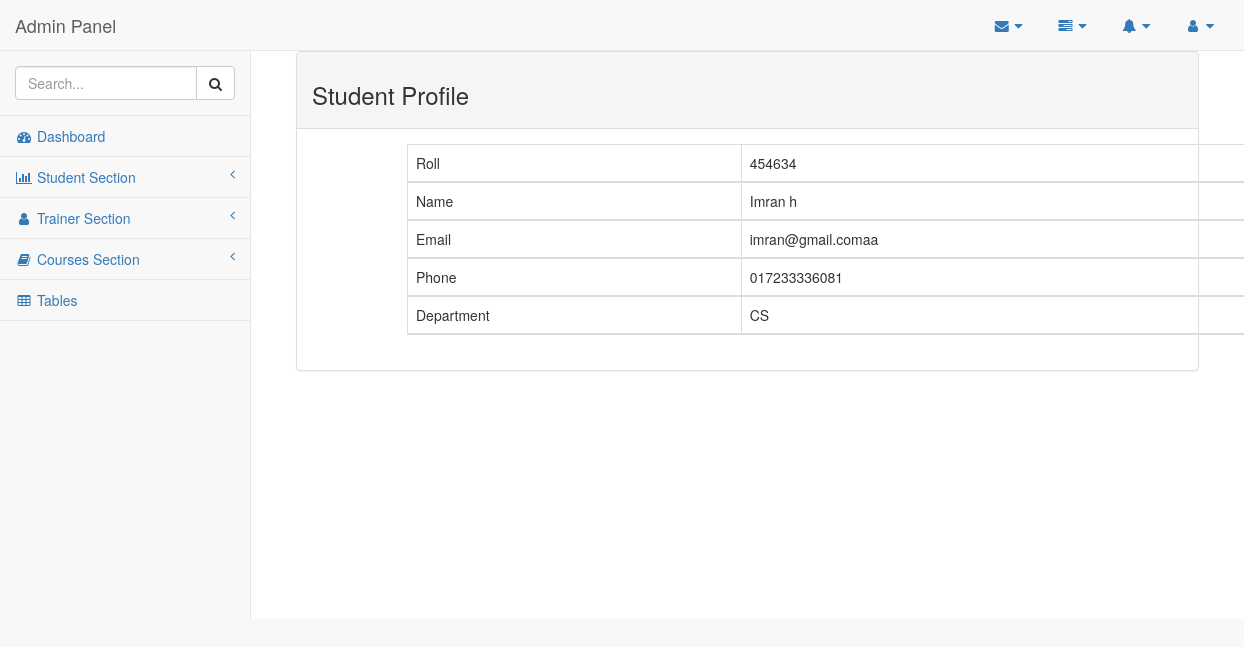
Page /view/admin/student/view.php?id=11 on the committed database.
### tables this page shows
CREATE TABLE `student_info` (
  `id` int(11) NOT NULL,
  `roll` int(11) NOT NULL,
  `name` varchar(255) NOT NULL,
  `email` varchar(255) NOT NULL,
  `phone` varchar(255) NOT NULL,
  `department` varchar(255) NOT NULL
);

### src/connection.php (called while the page is built, shortened)
<?php
class Connection{
    private $user = 'root';
    private $pass = '';
    public function __construct(){
        try{
            $this->con = new PDO('mysql:host=localhost;dbname=project_01',$this->user,$this->pass);
        }
        catch (PDOException $e){
            print "ERROR!:" . $e->getMessage() . "<br>";
            die();
        }
    }
}
?>

### src/admin/student/student.php (called while the page is built, shortened)
<?php
class Student extends Connection{
    public function view($id){
        try {
            $query = ("SELECT * FROM `student_info` WHERE id = :id");
            $stmt = $this->con->prepare($query);
            $stmt->bindValue(':id', $id, PDO::PARAM_INT);
            $stmt->execute();
            return $stmt->fetch(PDO::FETCH_ASSOC);
        }
        catch (PDOException $e){
            print "Error!: " . $e->getMessage() . "<br>";
            die();
        }
    }
}
?>

### view/admin/student/view.php (the view, shortened to what this page needs)
<?php
include_once '../includes/header.php';
$student = new App\admin\Student\student();
$data = $student->view($_GET['id']);
?>
<div id="page-wrapper">
    <div class="container-fluid">
        <div class="row">
            <div class="col-md-12">
                <div class="panel panel-default">
                    <div class="panel-heading">
                        <h3>Student Profile</h3>
                    </div>
                    <div class="panel-body">
                        <table width="80%" style="margin-left:95px;" class="table table-striped table-bordered table-hover" id="dataTables-example">
                            <thead class="aaa">
                                <tr>
                                    <td>Roll</td>
                                    <td>
                                        <?php echo $data['roll']; ?>
                                    </td>
                                </tr>
                                <tr>
                                    <td>Name</td>
                                    <td>
                                        <?php echo $data['name']; ?>
                                    </td>
                                </tr>
                                <tr>
                                    <td>Email</td>
                                    <td>
                                        <?php echo $data['email']; ?>
                                    </td>
                                </tr>
                                <tr>
                                    <td>Phone </td>
                                    <td>
                                        <?php echo $data['phone']; ?>
                                    </td>
                                </tr>
                                <tr>
                                    <td>Department </td>
                                    <td>
                                        <?php echo $data['department']; ?>
                                    </td>
                                </tr>
                            </thead>
                        </table>
                    </div>
                </div>
            </div>
        </div>
    </div>
</div>
<?php include_once '../includes/footer.php';?>

### rows in the picture
student_info: roll "454634", name "Imran h", email "imran@gmail.comaa", phone "017233336081", department "CS"
